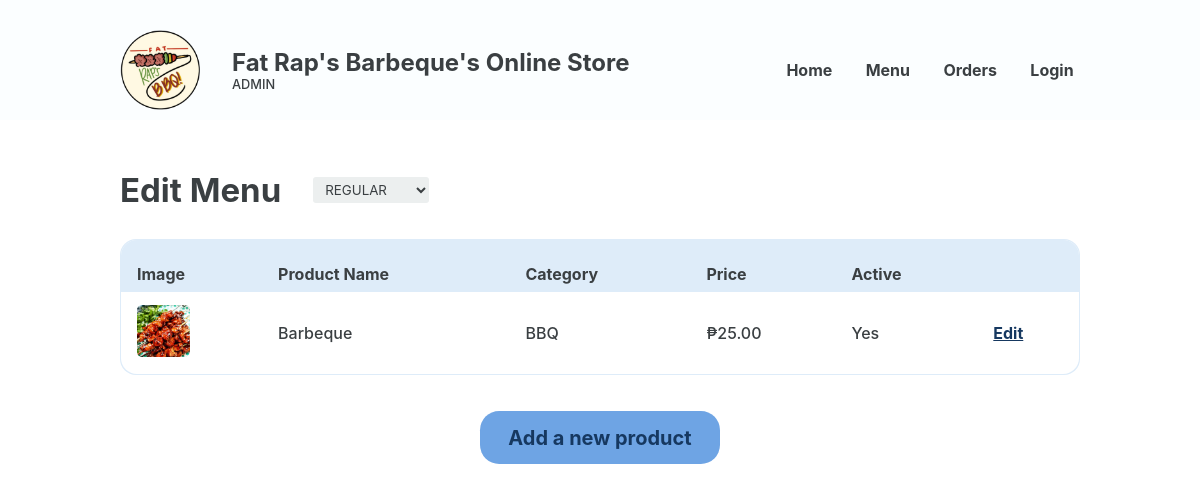
The app's page /Website/admin-edit-menu.php, older data.
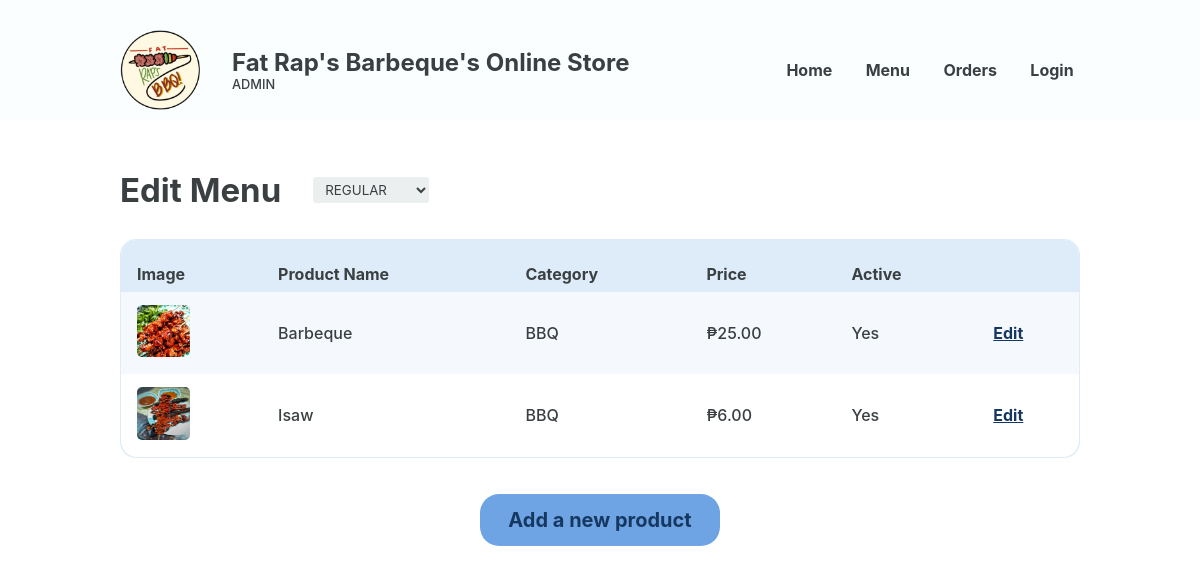
The same page, newer data.
### tables this page shows
CREATE TABLE `food` (
  `FOOD_ID` int(18) UNSIGNED NOT NULL,
  `CTGY_ID` int(18) NOT NULL,
  `FOOD_NAME` varchar(20) NOT NULL,
  `FOOD_PRICE` decimal(10,2) NOT NULL,
  `FOOD_DESC` varchar(50) NOT NULL,
  `FOOD_IMG` varchar(255) NOT NULL,
  `FOOD_STOCK` int(20) NOT NULL,
  `FOOD_ACTIVE` varchar(10) NOT NULL
);

CREATE TABLE `category` (
  `CTGY_ID` int(18) UNSIGNED NOT NULL,
  `CTGY_NAME` varchar(20) NOT NULL,
  `CTGY_ACTIVE` varchar(10) NOT NULL
);

### Website/admin-edit-menu.php (the view, shortened to what this page needs)
<?php
@include 'constants.php';
?>
<!DOCTYPE html>
<html lang="en">
<head>
    <link rel="stylesheet" href="header-styles.css">
    <link rel="stylesheet" href="admin-styles.css">
    <link href='https://unpkg.com/boxicons@2.1.4/css/boxicons.min.css' rel='stylesheet'>
</head>
<body>
    <header class="backend">
        <div class="header-container">
            <div class="website-title">
                <img id="logo" src="images/client-logo.png">
                <div class="text">
                    <h1>Fat Rap's Barbeque's Online Store</h1>
                    <p>ADMIN</p>
                </div>
            </div>
            <nav>
                <ul>
                    <li><a href="<?php echo SITEURL ;?>admin-home.php">Home</a></li>
                    <li><a href="<?php echo SITEURL ;?>admin-edit-menu.php">Menu</a></li>
                    <li><a href="<?php echo SITEURL ;?>admin-new-orders.php">Orders</a></li>
                    <?php
                        if(isset($_SESSION['prsn_id'])){
                    ?>
                        <li><a href="<?php echo SITEURL ;?>logout.php">Logout</a><li>
                    <?php
                        }
                        else
                        {
                    ?>
                        <li><a href="<?php echo SITEURL ;?>login-page.php">Login</a></li>
                    <?php
                        }
                    ?>
                </ul>
            </nav>
        </div>
    </header>
    <main>
        <section class="section">
            <div class="section-heading row">
                <h2>Edit Menu</h2>
                <select name="customer-type" id="customer-type" class="dropdown">
                    <option value="regular">REGULAR</option>
                </select>
            </div>
            <section class="section-body">
                <section class="main-section column">
                    <div class="table-wrapper">
                        <table class="alternating">
                            <tr>
                                <th class="header">Image</th>
                                <th class="header">Product Name</th>
                                <th class="header">Category</th>
                                <th class="header">Price</th>
                                <th class="header">Active</th>
                                <th class="header"></th>
                            </tr>
                            <?php
                                $sql = "SELECT *
                                    FROM food
                                    JOIN category ON food.ctgy_id = category.ctgy_id";
                                $res = mysqli_query($conn, $sql);
                                $count = mysqli_num_rows($res);
                                if ($count > 0) {
                                    while ($row = mysqli_fetch_assoc($res)) {
                                        $FOOD_NAME = $row['FOOD_NAME'];
                                        $FOOD_PRICE = $row['FOOD_PRICE'];
                                        $FOOD_IMG = $row['FOOD_IMG'];
                                        $CTGY_NAME = $row['CTGY_NAME'];
                                        $FOOD_ACTIVE = $row['FOOD_ACTIVE'];
                            ?>
                                        <tr>
                                            <td data-cell="Image">
                                                <img src="<?php echo SITEURL; ?>images/<?php echo $FOOD_IMG; ?>" alt="">
                                            </td>
                                            <td data-cell="Product Name"><?php echo $FOOD_NAME?></td>
                                            <td data-cell="Category"><?php echo $CTGY_NAME?></td>
                                            <td data-cell="Price">₱<?php echo $FOOD_PRICE?></td>
                                            <td data-cell="Display"><?php echo $FOOD_ACTIVE?></td>
                                            <td data-cell="Action"><a href="<?php echo SITEURL ;?>admin-edit-product.php"  class="edit">Edit</a></td>
                                        </tr>
                            <?php
                                    }
                                }
                            ?>
                        </table>
                    </div>
                    <a href="<?php echo SITEURL ;?>admin-add-product.php" class="page-btn"><button class="big-btn">Add a new product</button></a>
                </section>
            </section>
        </section>
    </main>
</body>
</html>

Row changes from the older to the newer data that the page shows:
added food: FOOD_IMG (picture), FOOD_NAME "Isaw", CTGY_ID.CTGY_NAME "BBQ", FOOD_PRICE "6.00", FOOD_ACTIVE "Yes"
